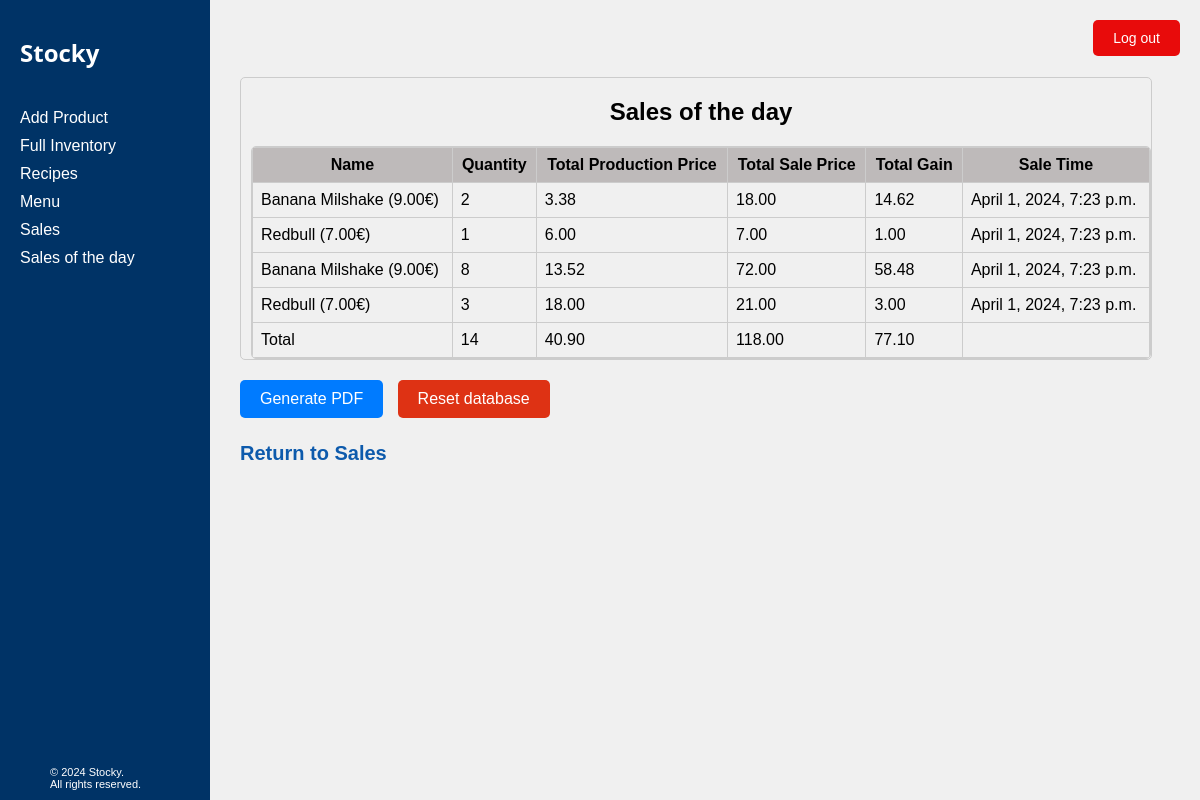
The app's page /day_sales/ (signed in), older data.
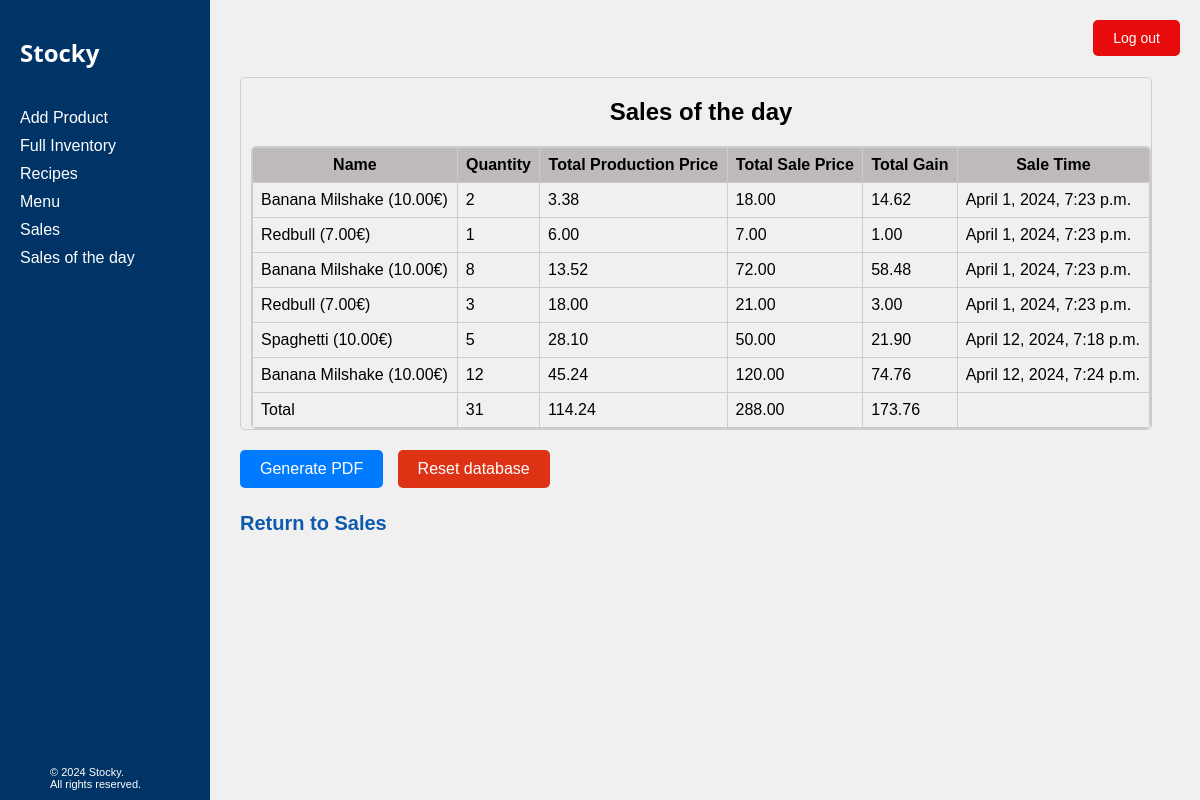
The same page, newer data.
### Inventory/models.py (models this page shows, shortened)
class Sales(models.Model):
    meal= models.ForeignKey(RecipePrice, on_delete=models.CASCADE)
    quantity = models.IntegerField(default = 0)
    sale_time = models.DateTimeField(auto_now=True)
    total_production_price = models.DecimalField(max_digits=10, decimal_places=2 , default = 0.0)
    total_sale_price = models.DecimalField(max_digits=10, decimal_places=2 , default = 0.0)
    total_gain = models.DecimalField(max_digits=10, decimal_places=2 , default = 0.0)
    class Meta:
        verbose_name = "Sales of the day"

class RecipePrice(models.Model):
    recipe = models.ForeignKey(Recipe, on_delete= models.CASCADE)
    production_price = models.DecimalField(max_digits=10, decimal_places=2 , default = 0.0)
    sale_price = models.DecimalField(max_digits = 10, decimal_places=2,default = 0.0)
    gain = models.DecimalField(max_digits = 10, decimal_places=2, default = 0.0)
    def __str__(self):
        return f" {self.recipe} ({self.sale_price}€) "

class Recipe(models.Model):
    name = models.CharField(max_length = 100)
    def __str__(self):
        return f"{self.name}"
    class Meta:
        verbose_name = "Name of Recipe"

### Inventory/views.py (the view)
# urls.py: path('day_sales/', views.sales_view, name="day_sales"),
def sales_view(request):
    all_sales = Sales.objects.all()
    totals = {
        'meal': '',
        'quantity': all_sales.aggregate(Sum('quantity'))['quantity__sum'],
        'sale_time': '',
        'total_production_price': all_sales.aggregate(Sum('total_production_price'))['total_production_price__sum'],
        'total_sale_price': all_sales.aggregate(Sum('total_sale_price'))['total_sale_price__sum'],
        'total_gain': all_sales.aggregate(Sum('total_gain'))['total_gain__sum']
    }
    context = {
        'all_sales': all_sales,
        'totals': totals
    }
    return render(request, 'Inventory/day_sales.html', context)

### Inventory/templates/Inventory/day_sales.html (shortened to what this page needs)
{% extends 'base.html' %}
{% block content %}
<div class="full-list">
    <h2> Sales of the day </h2>
<form method="post">
    <div class="scrollable-table">
        <table id="sales-table">
            <tr class="sticky-row">
                <th> Name </th>
                <th> Quantity </th>
                <th> Total Production Price </th>
                <th> Total Sale Price </th>
                <th> Total Gain </th>
                <th> Sale Time </th>
            </tr>
            {% for item in all_sales %}
                <tr>
                    <td> {{item.meal}}</td>
                    <td> {{item.quantity}}</td>
                    <td> {{item.total_production_price}}</td>
                    <td> {{item.total_sale_price}}</td>
                    <td> {{item.total_gain}}</td>
                    <td> {{item.sale_time}}</td>
                </tr>
            {% endfor %}
            <tr>
                <td> Total </td>
                <td> {{totals.quantity}}</td>
                <td> {{totals.total_production_price|floatformat:"2"}}</td>
                <td> {{totals.total_sale_price|floatformat:"2"}}</td>
                <td> {{totals.total_gain|floatformat:"2"}}</td>
                <td> </td>
            </tr>
        </table>
    </div>
</form>
</div>
<div class="button-container">
<form action="{% url 'generate_pdf' %}" method="post">
    <button type="submit">Generate PDF</button>
</form>
<form action="{% url 'reset_database' %}" method="post">
<button type="submit" class="reset-button" onclick="return confirm('Are you sure you want to reset the database?')"> Reset database </button>
</form>
</div>
<h2 class="return-link"><a href="{% url 'sales' %}">Return to Sales</a></h2>
{% endblock %}

### Templates/base.html (shortened to what this page needs)
{% load static %}
<!DOCTYPE html>
<html lang="en">
<head>
    <link rel="stylesheet" href="{% static 'css/bases.css' %}">
    <link rel="stylesheet" href="{% static 'css/login.css' %}">
    <link rel="stylesheet" href="{% static 'css/tables.css' %}">
    <link rel="stylesheet" href="{% static 'css/recipe.css' %}">
    <h1> W</h1>
</head>
<body>
    <nav class="sidebar">
        <ul>
            <h1><a href="{% url 'index' %}">Stocky</a></h1>
            <li><a href="{% url 'stock' %}">Add Product</a></li>
            <li><a href="{% url 'stock_view' %}">Full Inventory</a></li>
            <li><a href="{% url 'recipes' %}">Recipes</a></li>
            <li><a href="{% url 'menu' %}">Menu</a></li>
            <li><a href="{% url 'sales' %}">Sales</a></li>
            <li><a href="{% url 'day_sales' %}">Sales of the day</a></li>
        </ul>
        <p>&copy; 2024 Stocky. <br> All rights reserved.</p>
    </nav>
    <main>
        {% if user.is_authenticated %}
        {% block content %}
        {% endblock content %}
        <form id="logout-form" method="post" action="{% url 'logout' %}">
            <button type="submit">Log out</button>
          </form>
        {% else %}
            {% if request.path != '/login/' and request.path != '/register/' %}
                <p id="login-message">Log in <a href="{% url 'login' %}">here</a> please</p>
            {% endif %}
        {% endif %}
    </main>
    <footer>
    </footer>
</body>
</html>

### Inventory/static/css/bases.css (style rules this page uses)
body, h1, p, header, main, footer { margin: 0; padding: 0; }
body { font-family: Arial, sans-serif; background-color: #f0f0f0; padding: 20px; }
main { margin-top: 20px; padding-left: 220px; }
footer { position: fixed; bottom: 0; width: 100%; background-color: #f0f0f0; text-align: center; padding: 10px 0; }
main { padding-bottom: 50px; }
.sidebar { font-family: Arial, sans-serif; width: 210px; background-color: #003366; position: fixed; top: 0; left: 0; bottom: 0; overflow-y: auto; z-index: 1000; }
.sidebar ul { list-style: none; padding: 20px; }
.sidebar h1 { color: #fff; margin-bottom: 40px; font-size: 24px; font-weight: bold; font-family: 'Open Sans', sans-serif; }
.sidebar h1 a { color: #fff; text-decoration: none; }
.sidebar ul li { margin-bottom: 10px; }
.sidebar ul li a { color: #fff; text-decoration: none; }
.sidebar p { color: #fff; position: fixed; bottom: 0; left: 0; padding: 10px 50px; text-align: left; font-size: 11px; }
#logout-form { position: fixed; top: 20px; right: 20px; background-color: #e80b0b; border-radius: 5px; z-index: 1000; }
#logout-form button { background-color: transparent; border: none; color: #fff; font-size: 14px; cursor: pointer; }

### Inventory/static/css/tables.css (style rules this page uses)
form button { padding: 10px 20px; border: none; border-radius: 5px; background-color: #007bff; color: #fff; cursor: pointer; }
.sticky-row { position: sticky; top: 0; background-color: #bebaba; z-index: 1; padding: 12px; }
.full-list { max-width: 900px; padding-left: 10px; border: 1px solid #ccc; border-radius: 5px; }
.full-list h2 { text-align: center; margin-bottom: 20px; }
.full-list .scrollable-table { border: 1px solid #ccc; border-radius: 5px; overflow-y: auto; max-height: 650px; }
.full-list .scrollable-table table { width: 100%; border-collapse: collapse; }
.full-list .scrollable-table th, .full-list .scrollable-table td { padding: 8px; border: 1px solid #ccc; }
.return-link a { color: #0d5aac; text-decoration: none; font-weight: bold; font-size: 20px; transition: color 0.3s, border-bottom 0.3s; border-bottom: 2px solid transparent; }
.button-container { margin-top: 20px; }
.button-container form { display: inline-block; margin-right: 10px; }
.button-container button { padding: 10px 20px; font-size: 16px; }
.reset-button { background-color: #de3214; color: #fff; border: none; border-radius: 5px; }
.index h1, p { margin: 0; padding-bottom: 10px; text-align: center; }

Row changes from the older to the newer data that the page shows:
changed through a linked row, Sales (number 1 of 6 on the later page): meal "Banana Milshake (9.00€)" → "Banana Milshake (10.00€)"
changed through a linked row, Sales (number 3 of 6 on the later page): meal "Banana Milshake (9.00€)" → "Banana Milshake (10.00€)"
added Sales: meal "Spaghetti (10.00€)", quantity "5", total_production_price "28.10", total_sale_price "50.00", total_gain "21.90", sale_time "April 12, 2024, 7:18 p.m."
added Sales: meal "Banana Milshake (10.00€)", quantity "12", total_production_price "45.24", total_sale_price "120.00", total_gain "74.76", sale_time "April 12, 2024, 7:24 p.m."
Text that changed along with them:
{{ totals.quantity }}: "14" → "31"
{{ totals.total_production_price|floatformat:"2" }}: "40.90" → "114.24"
{{ totals.total_sale_price|floatformat:"2" }}: "118.00" → "288.00"
{{ totals.total_gain|floatformat:"2" }}: "77.10" → "173.76"
